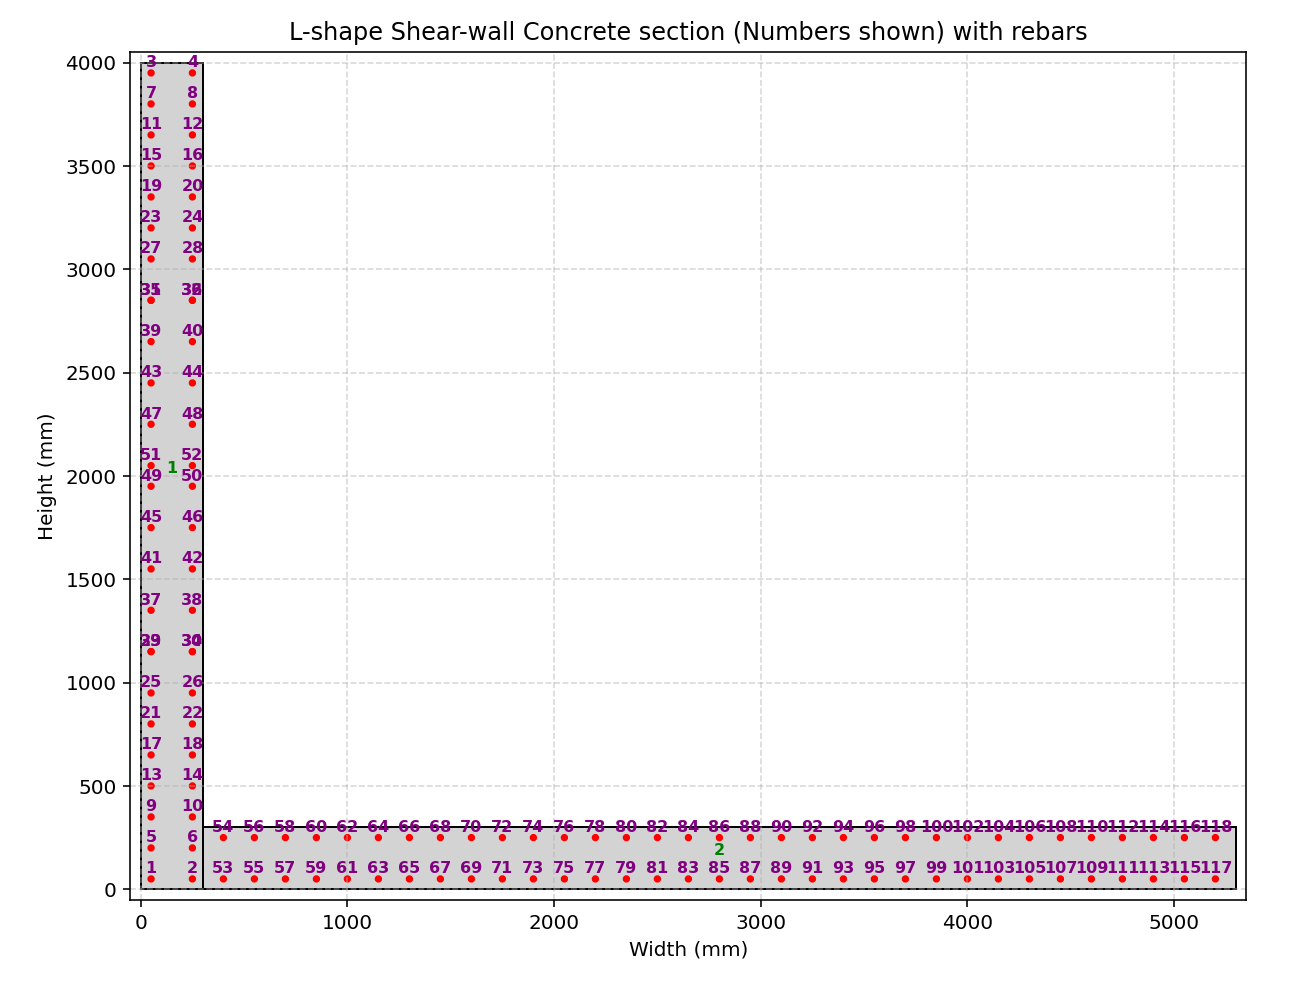

This figure's Python source:
def CONCRETE_SHEAR_WALL_L_SHAPE_SECTION_EXTRA_FUN(secTag, STEEL_TYPE, fc, Kfc, CONCRETE_DENSITY, plot=True):
    """
    Create a concrete L-Shape shear wall with different widths and heights, fiber section (OpenSees) and,
    if PLOT=True, draw a simple 2‑D sketch of the section.

    Parameters
    ----------
    secTag          : int   – section identifier
    STEEL_TYPE      : str   – 'ELASTIC' or 'INELASTIC'
    fc              : float – unconfined concrete compressive strength (MPa, negative)
    Kfc             : float – ratio of confined to unconfined concrete strength
    CONCRETE_DENSITY: float – ρc (kg/m³) – will be converted to N·s²/mm³
    PLOT            : bool  – draw the section if True
    
    THIS PYTHON SCRIPT WRITTEN BY SALAR DELAVAR GHASHGHAEI (QASHQAI)
    """
    import numpy as np
    import openseespy.opensees as ops
    import matplotlib.pyplot as plt
    import matplotlib.pyplot as plt, matplotlib.patches as patches
    
    # Define materials for nonlinear elements
    # Define parameters (units: mm, N)
    # ------------------------------------------
    # CONCRETE                  tag   f'c        ec0   f'cu        ecu
    # Cover concrete (unconfined)
    fcU = -fc                 # [N/mm²] Concrete Compressive Strength
    Ec = 4700 * np.sqrt(-fcU) # [N/mm^2] Concrete Elastic Modulus
    ec0U = 2*fcU/Ec           # [mm/mm] Concrete Compressive Strain
    fcUU = 0.2*fcU            # [N/mm²] Concrete Compressive Ultimate Strength
    ecuU = 5*ec0U             # [mm/mm] Concrete Compressive Ultimate Strain
    LambdaU = 0.1;	          # ratio between unloading slope    
    # Core concrete (confined)
    #Kfc = 1.3;			      # ratio of confined to unconfined concrete strength
    fcC = Kfc*fcU             # [N/mm²] Concrete Compressive Strength
    Ec = 4700 * np.sqrt(-fcC) # [N/mm^2] Concrete Elastic Modulus
    ec0C = 2*fcC/Ec           # [mm/mm] Concrete Compressive Strain
    fcUC = 0.65*fcC           # [N/mm²] Concrete Compressive Ultimate Strength
    ecuC = 15*ec0C            # [mm/mm] Concrete Compressive Ultimate Strain
    LambdaC = 0.1;	          # ratio between unloading slope
    # tensile-strength properties
    ftC = 0.7 * np.sqrt(-fcC)  # [N/mm²] tensile strength +tension
    ftU = 0.7 * np.sqrt(-fcU)  # [N/mm²] tensile strength +tension
    EtsC = ftC/np.abs(ec0C)    # [N/mm²] tension softening stiffness
    EtsU = ftU/np.abs(ec0U)	   # [N/mm²] tension softening stiffness
    
    # STEEL
    # Reinforcing steel
    fy = 400          # [N/mm²] Steel Rebar Yield Strength   
    Es = 2e5          # [N/mm²] Modulus of Elasticity
    ey = fy/Es        # [mm/mm] Steel Rebar Yield Strain
    fu = 1.1818*fy    # [N/mm²] Steel Rebar Ultimate Strength
    esu = 0.09        # [mm/mm] Steel Rebar Ultimate Strain
    Esh = (fu - fy)/(esu - ey)
    Bs = Esh / Es
    

    coreTag, coverTag, steelTag = secTag + 100, secTag + 200, secTag + 300
    if STEEL_TYPE == 'ELASTIC':
        ops.uniaxialMaterial('Elastic', steelTag, Es) 
    if STEEL_TYPE == 'INELASTIC':   
        pinchX = 0.8   # Pinching factor in X direction
        pinchY = 0.5   # Pinching factor in Y direction
        damage1 = 0.0  # Damage due to ductility
        damage2 = 0.0  # Damage due to energy
        beta = 0.1     # Stiffness degradation parameter
        ops.uniaxialMaterial('Hysteretic', steelTag, fy, ey, fu, esu, 0.2*fu, 1.1*esu, -fy, -ey, -fu, -esu, -0.2*fu, -1.1*esu, pinchX, pinchY, damage1, damage2, beta)
        # INFO LINK: https://opensees.berkeley.edu/wiki/index.php/Hysteretic_Material
        
    #ops.uniaxialMaterial('Concrete01', coreTag, fcC, ec0C, fcUC, ecuC)  # Core concrete (confined)
    #ops.uniaxialMaterial('Concrete01', coverTag, fcU, ec0U, fcUU, ecuU) # Cover concrete (unconfined)
    ops.uniaxialMaterial('Concrete02', coreTag, fcC, ec0C, fcUC, ecuC, LambdaC, ftC, EtsC) # build core concrete (confined)
    ops.uniaxialMaterial('Concrete02', coverTag, fcU, ec0U, fcUU, ecuU, LambdaU, ftU, EtsU) # build cover concrete (unconfined)


    # -------------------- Fiber section -------------------------
    ops.section('Fiber', secTag)
    # -------------------- Concrete Section -------------------------------
    # (layers depth[mm], layers width[mm], center y‑coord [mm], center x‑coord [mm], numSubdivY, numSubdivZ)
    NFY, NFX = 50, 50 # Number of fibers in each Division in Y and X Dir.
    concrete_layers = [
        (4000.0, 300.0, 2000, 150.0, NFY, NFX, coreTag, 'lightgray'),      # 1
        (300.0, 5000.0, 150.0, 300.0+2500.0, NFY, NFX, coreTag, 'lightgray'),    # 2

    ]
    for depth, width, center_y, center_x, numSubdivY, numSubdivZ, matTAG, _  in concrete_layers:
        x_left = center_x - width/2
        x_right = center_x + width/2
        y_bot = center_y - depth/2
        y_top = center_y + depth/2
        ops.patch('rect', matTAG, numSubdivY, numSubdivZ, x_left, y_bot, x_right, y_top)

    # -------------------- Section area -------------------------
    # Initialize
    min_bottom = float('inf')
    max_top = -float('inf')
    TOTAL_AREA = 0.0
    
    for depth, width, center_y, center_x,_ ,_,_ ,_ in concrete_layers:
        bottom = center_y - depth/2
        top = center_y + depth/2
        min_bottom = min(min_bottom, bottom)
        max_top = max(max_top, top)
        TOTAL_AREA += depth * width
    
    SECTION_HEIGHT = max_top - min_bottom
    
    print(f"Section height = {SECTION_HEIGHT} mm")
    print(f"Section area   = {TOTAL_AREA} mm²")
    # -------------------- Rebars -------------------------------
    RD = 16.0 # [mm] Rebar Diameter
    # (diameter [mm], y‑coord [mm], x‑coord [mm])
    rebars = [
        (RD,  50.0, 50.0),      # 1 -> SHEAR WALL 01 - DISTANCE 150.0 mm
        (RD,  50.0, 250.0),     # 2
        (RD,  3950.0, 50.0),    # 3
        (RD,  3950.0, 250.0),   # 4
        (RD,  200.0, 50.0),     # 5
        (RD,  200.0, 250.0),    # 6
        (RD,  3800.0, 50.0),    # 7
        (RD,  3800.0, 250.0),   # 8
        (RD,  350.0, 50.0),     # 9
        (RD,  350.0, 250.0),    # 10
        (RD,  3650.0, 50.0),    # 11
        (RD,  3650.0, 250.0),   # 12
        (RD,  500.0, 50.0),     # 13
        (RD,  500.0, 250.0),    # 14
        (RD,  3500.0, 50.0),    # 15
        (RD,  3500.0, 250.0),   # 16
        (RD,  650.0, 50.0),     # 17
        (RD,  650.0, 250.0),    # 18
        (RD,  3350.0, 50.0),    # 19
        (RD,  3350.0, 250.0),   # 20
        (RD,  800.0, 50.0),     # 21
        (RD,  800.0, 250.0),    # 22
        (RD,  3200.0, 50.0),    # 23
        (RD,  3200.0, 250.0),   # 24
        (RD,  950.0, 50.0),     # 25
        (RD,  950.0, 250.0),    # 26
        (RD,  3050.0, 50.0),    # 27
        (RD,  3050.0, 250.0),   # 28
        
        (RD,  1150.0, 50.0),    # 29 -> SHEAR WALL 01 - DISTANCE 200.0 mm
        (RD,  1150.0, 250.0),   # 30
        (RD,  2850.0, 50.0),    # 31
        (RD,  2850.0, 250.0),   # 32
        (RD,  1150.0, 50.0),    # 33
        (RD,  1150.0, 250.0),   # 34
        (RD,  2850.0, 50.0),    # 35
        (RD,  2850.0, 250.0),   # 36
        (RD,  1350.0, 50.0),    # 37
        (RD,  1350.0, 250.0),   # 38
        (RD,  2650.0, 50.0),    # 39
        (RD,  2650.0, 250.0),   # 40
        (RD,  1550.0, 50.0),    # 41
        (RD,  1550.0, 250.0),   # 42
        (RD,  2450.0, 50.0),    # 43
        (RD,  2450.0, 250.0),   # 44
        (RD,  1750.0, 50.0),    # 45
        (RD,  1750.0, 250.0),   # 46
        (RD,  2250.0, 50.0),    # 47
        (RD,  2250.0, 250.0),   # 48
        (RD,  1950.0, 50.0),    # 49
        (RD,  1950.0, 250.0),   # 50
        (RD,  2050.0, 50.0),    # 51
        (RD,  2050.0, 250.0),   # 52
        
        (RD,  150.0-0.5*300.0+50.0, 300.0+100.0+0*150.0),      # 53 -> SHEAR WALL 02 - DISTANCE 150.0 mm
        (RD,  150.0+0.5*300.0-50.0, 300.0+100.0+0*150.0),      # 54
        (RD,  150.0-0.5*300.0+50.0, 300.0+100.0+1*150.0),      # 55
        (RD,  150.0+0.5*300.0-50.0, 300.0+100.0+1*150.0),      # 56
        (RD,  150.0-0.5*300.0+50.0, 300.0+100.0+2*150.0),      # 57
        (RD,  150.0+0.5*300.0-50.0, 300.0+100.0+2*150.0),      # 58
        (RD,  150.0-0.5*300.0+50.0, 300.0+100.0+3*150.0),      # 59
        (RD,  150.0+0.5*300.0-50.0, 300.0+100.0+3*150.0),      # 60
        (RD,  150.0-0.5*300.0+50.0, 300.0+100.0+4*150.0),      # 61
        (RD,  150.0+0.5*300.0-50.0, 300.0+100.0+4*150.0),      # 62
        (RD,  150.0-0.5*300.0+50.0, 300.0+100.0+5*150.0),      # 63
        (RD,  150.0+0.5*300.0-50.0, 300.0+100.0+5*150.0),      # 64
        (RD,  150.0-0.5*300.0+50.0, 300.0+100.0+6*150.0),      # 65
        (RD,  150.0+0.5*300.0-50.0, 300.0+100.0+6*150.0),      # 66
        (RD,  150.0-0.5*300.0+50.0, 300.0+100.0+7*150.0),      # 67
        (RD,  150.0+0.5*300.0-50.0, 300.0+100.0+7*150.0),      # 68
        (RD,  150.0-0.5*300.0+50.0, 300.0+100.0+8*150.0),      # 69
        (RD,  150.0+0.5*300.0-50.0, 300.0+100.0+8*150.0),      # 70
        (RD,  150.0-0.5*300.0+50.0, 300.0+100.0+9*150.0),      # 71
        (RD,  150.0+0.5*300.0-50.0, 300.0+100.0+9*150.0),      # 72
        (RD,  150.0-0.5*300.0+50.0, 300.0+100.0+10*150.0),      # 73
        (RD,  150.0+0.5*300.0-50.0, 300.0+100.0+10*150.0),      # 74
        (RD,  150.0-0.5*300.0+50.0, 300.0+100.0+11*150.0),      # 75
        (RD,  150.0+0.5*300.0-50.0, 300.0+100.0+11*150.0),      # 76
        (RD,  150.0-0.5*300.0+50.0, 300.0+100.0+12*150.0),      # 77
        (RD,  150.0+0.5*300.0-50.0, 300.0+100.0+12*150.0),      # 78
        (RD,  150.0-0.5*300.0+50.0, 300.0+100.0+13*150.0),      # 79
        (RD,  150.0+0.5*300.0-50.0, 300.0+100.0+13*150.0),      # 80
        (RD,  150.0-0.5*300.0+50.0, 300.0+100.0+14*150.0),      # 81
        (RD,  150.0+0.5*300.0-50.0, 300.0+100.0+14*150.0),      # 82
        (RD,  150.0-0.5*300.0+50.0, 300.0+100.0+15*150.0),      # 83
        (RD,  150.0+0.5*300.0-50.0, 300.0+100.0+15*150.0),      # 84
        (RD,  150.0-0.5*300.0+50.0, 300.0+100.0+16*150.0),      # 85
        (RD,  150.0+0.5*300.0-50.0, 300.0+100.0+16*150.0),      # 86
        (RD,  150.0-0.5*300.0+50.0, 300.0+100.0+17*150.0),      # 87
        (RD,  150.0+0.5*300.0-50.0, 300.0+100.0+17*150.0),      # 88
        (RD,  150.0-0.5*300.0+50.0, 300.0+100.0+18*150.0),      # 89
        (RD,  150.0+0.5*300.0-50.0, 300.0+100.0+18*150.0),      # 90
        (RD,  150.0-0.5*300.0+50.0, 300.0+100.0+19*150.0),      # 91
        (RD,  150.0+0.5*300.0-50.0, 300.0+100.0+19*150.0),      # 92
        (RD,  150.0-0.5*300.0+50.0, 300.0+100.0+20*150.0),      # 93
        (RD,  150.0+0.5*300.0-50.0, 300.0+100.0+20*150.0),      # 94
        (RD,  150.0-0.5*300.0+50.0, 300.0+100.0+21*150.0),      # 95
        (RD,  150.0+0.5*300.0-50.0, 300.0+100.0+21*150.0),      # 96
        (RD,  150.0-0.5*300.0+50.0, 300.0+100.0+22*150.0),      # 97
        (RD,  150.0+0.5*300.0-50.0, 300.0+100.0+22*150.0),      # 98
        (RD,  150.0-0.5*300.0+50.0, 300.0+100.0+23*150.0),      # 99
        (RD,  150.0+0.5*300.0-50.0, 300.0+100.0+23*150.0),      # 100
        (RD,  150.0-0.5*300.0+50.0, 300.0+100.0+24*150.0),      # 101
        (RD,  150.0+0.5*300.0-50.0, 300.0+100.0+24*150.0),      # 102
        (RD,  150.0-0.5*300.0+50.0, 300.0+100.0+25*150.0),      # 103
        (RD,  150.0+0.5*300.0-50.0, 300.0+100.0+25*150.0),      # 104
        (RD,  150.0-0.5*300.0+50.0, 300.0+100.0+26*150.0),      # 105
        (RD,  150.0+0.5*300.0-50.0, 300.0+100.0+26*150.0),      # 106
        (RD,  150.0-0.5*300.0+50.0, 300.0+100.0+27*150.0),      # 107
        (RD,  150.0+0.5*300.0-50.0, 300.0+100.0+27*150.0),      # 108
        (RD,  150.0-0.5*300.0+50.0, 300.0+100.0+28*150.0),      # 109
        (RD,  150.0+0.5*300.0-50.0, 300.0+100.0+28*150.0),      # 110
        (RD,  150.0-0.5*300.0+50.0, 300.0+100.0+29*150.0),      # 111
        (RD,  150.0+0.5*300.0-50.0, 300.0+100.0+29*150.0),      # 112
        (RD,  150.0-0.5*300.0+50.0, 300.0+100.0+30*150.0),      # 113
        (RD,  150.0+0.5*300.0-50.0, 300.0+100.0+30*150.0),      # 114
        (RD,  150.0-0.5*300.0+50.0, 300.0+100.0+31*150.0),      # 115
        (RD,  150.0+0.5*300.0-50.0, 300.0+100.0+31*150.0),      # 116
        (RD,  150.0-0.5*300.0+50.0, 300.0+100.0+32*150.0),      # 117
        (RD,  150.0+0.5*300.0-50.0, 300.0+100.0+32*150.0),      # 118
    ]

    for dia, y, x in rebars:
        area = np.pi * dia**2 / 4.0          # mm²
        ops.fiber(x, y, area, steelTag)      # add to OpenSees model

    # -------------------- Plot (optional) -----------------------
    if plot:
        import matplotlib.pyplot as plt
        import matplotlib.patches as patches
        
        fig, ax = plt.subplots(figsize=(10, 8))
        ax.set_xlabel('Width (mm)')
        ax.set_ylabel('Height (mm)')
        ax.set_title('L-shape Shear-wall Concrete section (Numbers shown) with rebars')
        ax.grid(True, ls='--', alpha=0.5)
        
        # Concrete geometry derived from concrete_layers
        ii = 0
        for depth, width, center_y, center_x, _, _, _, _ in concrete_layers:
            x_left = center_x - width/2
            x_right = center_x + width/2
            y_bot = center_y - depth/2
            y_top = center_y + depth/2
            rect = patches.Rectangle(
                (x_left, y_bot), width, depth,
                linewidth=1, edgecolor='black', facecolor='lightgray'
            )
            ax.add_patch(rect)
            ii += 1
            ax.text(
                center_x, center_y, f'{ii}',
                color='green', fontsize=8,
                ha='center', va='bottom', fontweight='bold'
            )
        
        # Rebars – red circles + numbers (using your existing rebars list)
        for i, (dia, y, x) in enumerate(rebars, start=1):
            circ = patches.Circle(
                (x, y), radius=dia/2,
                edgecolor='red', facecolor='red', linewidth=2
            )
            ax.add_patch(circ)
            ax.text(
                x, y + dia/2 + 5, f'{i}',
                color='purple', fontsize=8,
                ha='center', va='bottom', fontweight='bold'
            )
        
        # Compute overall limits from the actual concrete layers
        all_x = []
        all_y = []
        for depth, width, center_y, center_x,_ ,_, _, _ in concrete_layers:
            all_x.append(center_x - width/2)
            all_x.append(center_x + width/2)
            all_y.append(center_y - depth/2)
            all_y.append(center_y + depth/2)
        x_min, x_max = min(all_x), max(all_x)
        y_min, y_max = min(all_y), max(all_y)
        margin = 50  # mm extra space around
        ax.set_xlim(x_min - margin, x_max + margin)
        ax.set_ylim(y_min - margin, y_max + margin)
        ax.set_aspect('equal')
        plt.show()

    ELE_MASS = CONCRETE_DENSITY * TOTAL_AREA   # kg/mm

    return SECTION_HEIGHT, ELE_MASS
